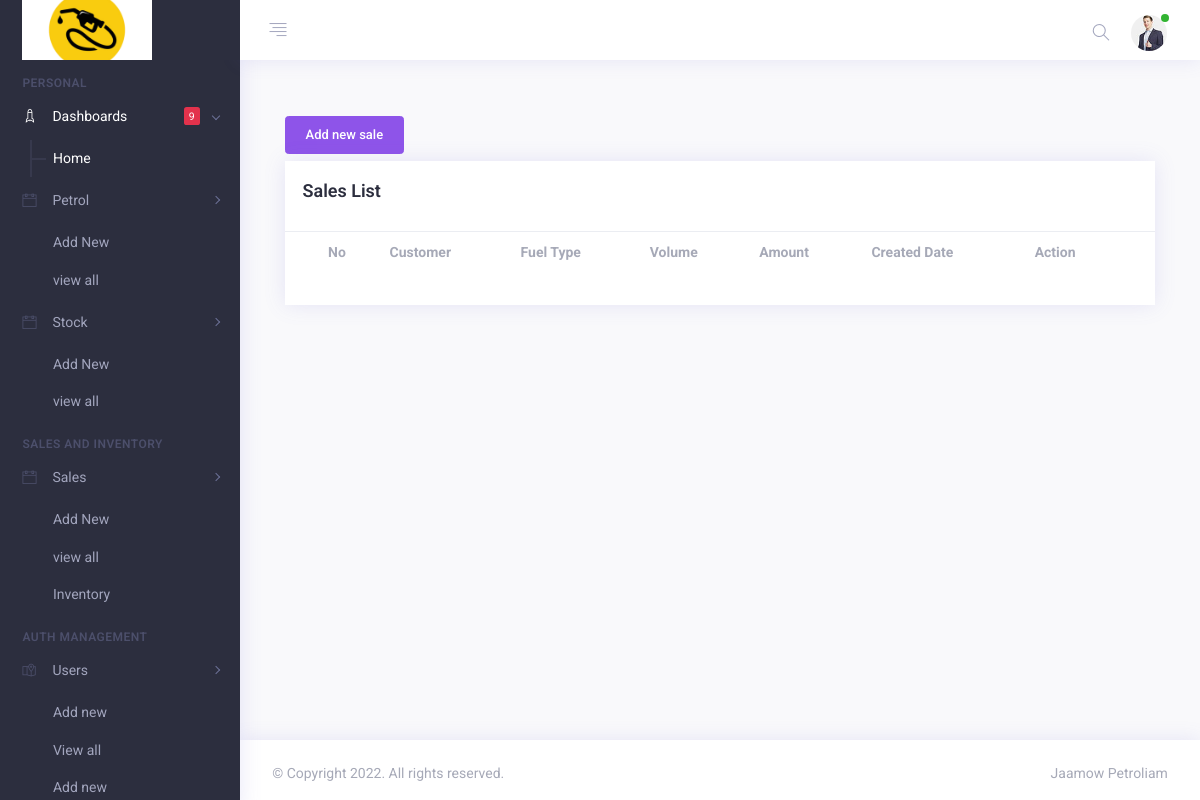
Before: /sales/ (signed in) with the older database file.
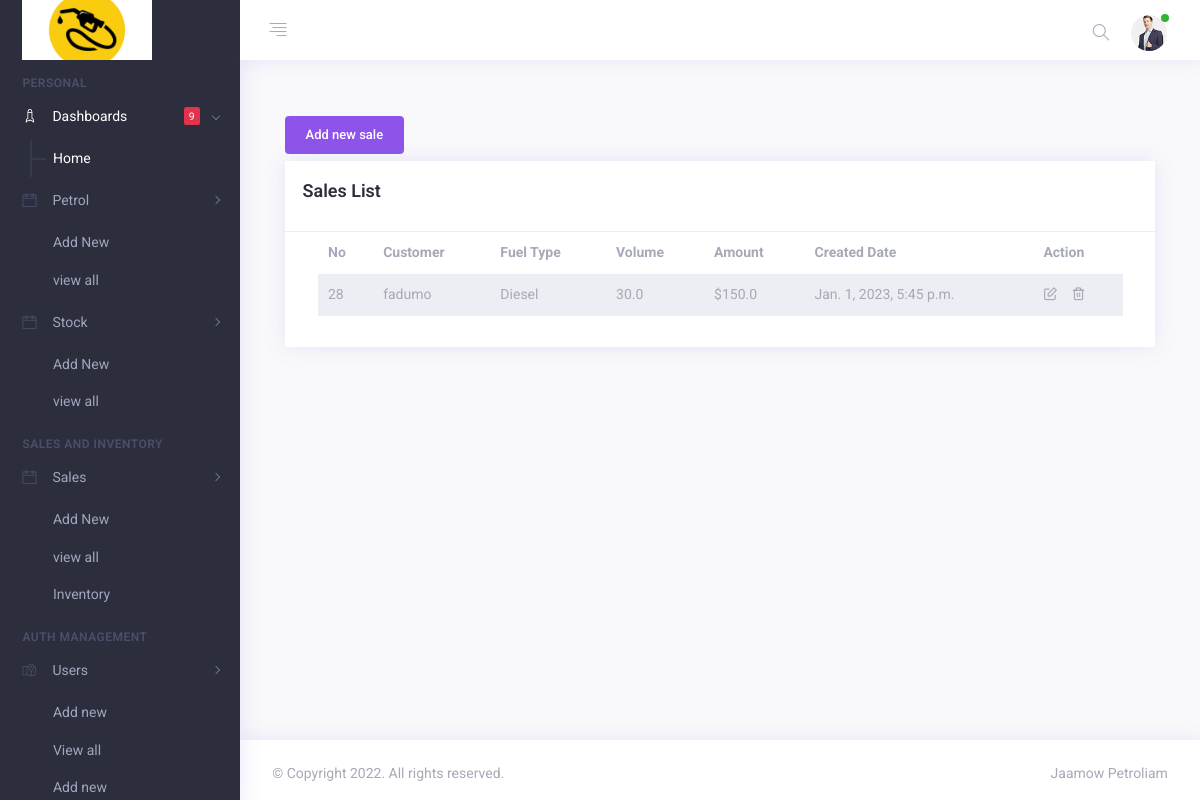
After: the same page with the newer database file.
### base/models.py (models this page shows, shortened)
class Sale(models.Model):
    customer_name = models.CharField(max_length=200)
    fuel = models.ForeignKey(Fuel, on_delete=models.CASCADE)
    volume = models.FloatField(max_length=(15,2), default=0)
    amount = models.FloatField(max_length=(15,2), default=0)
    user = models.CharField(max_length=100, blank=True)
    created = models.DateTimeField(auto_now=True)
    updated = models.DateTimeField(auto_now_add=True)
    class Meta:
        verbose_name_plural = "Sales list"
        ordering = ['-updated', '-created']

class Fuel(models.Model):
    name = models.CharField(max_length=100, unique=True)
    price = models.FloatField(max_length=(15,2), default=0)
    user = models.CharField(max_length=100, blank=True)
    status = models.CharField(max_length=2,choices=(('1','Active'),('0', 'Inactive')) , default = 1)
    delete_flag = models.IntegerField(default = 0)
    created = models.DateTimeField(default = timezone.now)
    updated = models.DateTimeField(auto_now=True)
    class Meta:
        ordering = ['-updated','-created']
        verbose_name_plural = "fuel type lists"
    def __str__(self):
        return self.name

### base/views.py (the view)
# urls.py: path('sales/', views.saleView, name="sales"),
@login_required(login_url='login')
@permission_required('base.view_sale', raise_exception=True)
def saleView(request):
    fuels = Fuel.objects.filter(delete_flag=0, status = 1).all()
    sales = Sale.objects.filter(fuel__id__in=fuels).all()
    context = {
        "sales":sales,
        "page_name":"Sales List"
    }
    return render(request, 'base/sale_list.html', context)

### base/templates/base/sale_list.html (shortened to what this page needs)
{% extends 'base.html' %}
{% block content %}
<br>
    <div class="container justify-content-center">
     <div>
        <a href="{% url 'new_sale' %}"><button class="btn btn-primary">Add new sale</button></a>
     </div>
        <div class="card mb-4 mt-2">
            <div class="card-header">
                <h4>{{page_name}}</h4>
            </div>
            <div class="card-body scrollbar scroll_dark pt-0" style="max-height: 350px;">
                <div class="container">
                    <table id="datatable" class="table table-borderless table-striped">
                        <thead>
                            <th>No</th>
                            <th>Customer</th>
                            <th>Fuel Type</th>
                            <th>Volume</th>
                            <th>Amount</th>
                            <th>Created Date</th>
                            <th>Action</th>
                        </thead>
                        <tbody>
                            <tr>
                                {% for sale in sales %}
                                <td>{{sale.id}}</td>
                                <td>{{sale.customer_name}}</td>
                                <td>{{sale.fuel}}</td>
                                <td>{{sale.volume}}</td>
                                <td>${{sale.amount}}</td>
                                <td>{{sale.created}}</td>
                                <td>
                                    <a class="mr-3" href="{% url 'update_sale' sale.id %}"><i class="fe fe-edit"></i></a><a href="{% url 'delete_sale' sale.id %}" onclick="return confirm('Are you sure you want to delete this item?');"><i class="fe fe-trash-2"></i></a>
                                </td>
                            </tr>
                            {% endfor %}
                        </tbody>
                    </table>
                </div>
            </div>
        </div>
    </div>
{% endblock %}

Changed rows visible on the page:
added Sale: id "28", customer_name "fadumo", fuel "Diesel", volume "30.0", amount "150.0", created "Jan. 1, 2023, 5:45 p.m."
